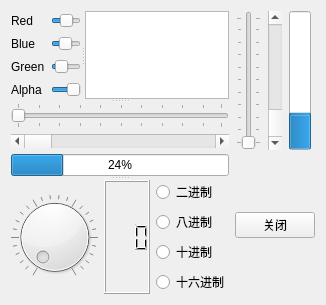
<?xml version="1.0" encoding="UTF-8"?>
<ui version="4.0">
 <class>Widget</class>
 <widget class="QWidget" name="Widget">
  <property name="geometry">
   <rect>
    <x>0</x>
    <y>0</y>
    <width>326</width>
    <height>305</height>
   </rect>
  </property>
  <property name="windowTitle">
   <string>Widget</string>
  </property>
  <layout class="QGridLayout" name="gridLayout_2">
   <item row="0" column="0" rowspan="2">
    <widget class="QSplitter" name="splitter_2">
     <property name="orientation">
      <enum>Qt::Vertical</enum>
     </property>
     <widget class="QSplitter" name="splitter">
      <property name="orientation">
       <enum>Qt::Horizontal</enum>
      </property>
      <widget class="QWidget" name="">
       <layout class="QGridLayout" name="gridLayout">
        <item row="3" column="1">
         <widget class="QSlider" name="horizontalSliderAlpha">
          <property name="value">
           <number>99</number>
          </property>
          <property name="orientation">
           <enum>Qt::Horizontal</enum>
          </property>
         </widget>
        </item>
        <item row="2" column="1">
         <widget class="QSlider" name="horizontalSliderGreen">
          <property name="value">
           <number>20</number>
          </property>
          <property name="orientation">
           <enum>Qt::Horizontal</enum>
          </property>
         </widget>
        </item>
        <item row="0" column="1">
         <widget class="QSlider" name="horizontalSliderRed">
          <property name="value">
           <number>55</number>
          </property>
          <property name="orientation">
           <enum>Qt::Horizontal</enum>
          </property>
          <property name="tickInterval">
           <number>0</number>
          </property>
         </widget>
        </item>
        <item row="1" column="0">
         <widget class="QLabel" name="Blue">
          <property name="text">
           <string>Blue</string>
          </property>
         </widget>
        </item>
        <item row="1" column="1">
         <widget class="QSlider" name="horizontalSliderBlue">
          <property name="value">
           <number>45</number>
          </property>
          <property name="orientation">
           <enum>Qt::Horizontal</enum>
          </property>
         </widget>
        </item>
        <item row="0" column="0">
         <widget class="QLabel" name="Red">
          <property name="text">
           <string>Red</string>
          </property>
         </widget>
        </item>
        <item row="2" column="0">
         <widget class="QLabel" name="Green">
          <property name="text">
           <string>Green</string>
          </property>
         </widget>
        </item>
        <item row="3" column="0">
         <widget class="QLabel" name="Alpha">
          <property name="text">
           <string>Alpha</string>
          </property>
         </widget>
        </item>
       </layout>
      </widget>
      <widget class="QTextEdit" name="textEdit">
       <property name="palette">
        <palette>
         <active>
          <colorrole role="Base">
           <brush brushstyle="SolidPattern">
            <color alpha="255">
             <red>255</red>
             <green>255</green>
             <blue>255</blue>
            </color>
           </brush>
          </colorrole>
          <colorrole role="AlternateBase">
           <brush brushstyle="SolidPattern">
            <color alpha="255">
             <red>146</red>
             <green>79</green>
             <blue>246</blue>
            </color>
           </brush>
          </colorrole>
         </active>
         <inactive>
          <colorrole role="Base">
           <brush brushstyle="SolidPattern">
            <color alpha="255">
             <red>255</red>
             <green>255</green>
             <blue>255</blue>
            </color>
           </brush>
          </colorrole>
          <colorrole role="AlternateBase">
           <brush brushstyle="SolidPattern">
            <color alpha="255">
             <red>146</red>
             <green>79</green>
             <blue>246</blue>
            </color>
           </brush>
          </colorrole>
         </inactive>
         <disabled>
          <colorrole role="Base">
           <brush brushstyle="SolidPattern">
            <color alpha="255">
             <red>240</red>
             <green>240</green>
             <blue>240</blue>
            </color>
           </brush>
          </colorrole>
          <colorrole role="AlternateBase">
           <brush brushstyle="SolidPattern">
            <color alpha="255">
             <red>146</red>
             <green>79</green>
             <blue>246</blue>
            </color>
           </brush>
          </colorrole>
         </disabled>
        </palette>
       </property>
      </widget>
     </widget>
     <widget class="QWidget" name="">
      <layout class="QGridLayout" name="gridLayout_3">
       <item row="3" column="0">
        <widget class="QProgressBar" name="progressBar">
         <property name="value">
          <number>24</number>
         </property>
        </widget>
       </item>
       <item row="1" column="0">
        <widget class="QScrollBar" name="horizontalScrollBar">
         <property name="orientation">
          <enum>Qt::Horizontal</enum>
         </property>
        </widget>
       </item>
       <item row="0" column="0">
        <widget class="QSlider" name="horizontalSliderSetBar">
         <property name="orientation">
          <enum>Qt::Horizontal</enum>
         </property>
         <property name="tickPosition">
          <enum>QSlider::TicksBothSides</enum>
         </property>
        </widget>
       </item>
      </layout>
     </widget>
     <widget class="QWidget" name="">
      <layout class="QGridLayout" name="gridLayout_6">
       <item row="0" column="1">
        <widget class="QLCDNumber" name="lcdNumber">
         <property name="lineWidth">
          <number>1</number>
         </property>
         <property name="digitCount">
          <number>3</number>
         </property>
        </widget>
       </item>
       <item row="0" column="2">
        <layout class="QGridLayout" name="gridLayout_5">
         <item row="0" column="0">
          <widget class="QRadioButton" name="radioButtonBin">
           <property name="text">
            <string>二进制</string>
           </property>
          </widget>
         </item>
         <item row="1" column="0">
          <widget class="QRadioButton" name="radioButtonOct">
           <property name="text">
            <string>八进制</string>
           </property>
          </widget>
         </item>
         <item row="2" column="0">
          <widget class="QRadioButton" name="radioButtonDec">
           <property name="text">
            <string>十进制</string>
           </property>
          </widget>
         </item>
         <item row="3" column="0">
          <widget class="QRadioButton" name="radioButtonHex">
           <property name="text">
            <string>十六进制</string>
           </property>
          </widget>
         </item>
        </layout>
       </item>
       <item row="0" column="0">
        <widget class="QDial" name="dial">
         <property name="orientation">
          <enum>Qt::Horizontal</enum>
         </property>
         <property name="wrapping">
          <bool>false</bool>
         </property>
         <property name="notchesVisible">
          <bool>true</bool>
         </property>
        </widget>
       </item>
      </layout>
     </widget>
    </widget>
   </item>
   <item row="0" column="1">
    <layout class="QGridLayout" name="gridLayout_4">
     <item row="0" column="1">
      <widget class="QScrollBar" name="verticalScrollBar">
       <property name="tracking">
        <bool>true</bool>
       </property>
       <property name="orientation">
        <enum>Qt::Vertical</enum>
       </property>
       <property name="invertedAppearance">
        <bool>true</bool>
       </property>
      </widget>
     </item>
     <item row="0" column="3">
      <widget class="QProgressBar" name="progressBar_2">
       <property name="layoutDirection">
        <enum>Qt::LeftToRight</enum>
       </property>
       <property name="value">
        <number>24</number>
       </property>
       <property name="textVisible">
        <bool>true</bool>
       </property>
       <property name="orientation">
        <enum>Qt::Vertical</enum>
       </property>
       <property name="invertedAppearance">
        <bool>false</bool>
       </property>
       <property name="textDirection">
        <enum>QProgressBar::TopToBottom</enum>
       </property>
      </widget>
     </item>
     <item row="0" column="0">
      <widget class="QSlider" name="verticalSlider">
       <property name="orientation">
        <enum>Qt::Vertical</enum>
       </property>
       <property name="tickPosition">
        <enum>QSlider::TicksBothSides</enum>
       </property>
      </widget>
     </item>
    </layout>
   </item>
   <item row="1" column="1">
    <layout class="QGridLayout" name="gridLayout_7">
     <item row="0" column="0">
      <spacer name="verticalSpacer">
       <property name="orientation">
        <enum>Qt::Vertical</enum>
       </property>
       <property name="sizeHint" stdset="0">
        <size>
         <width>20</width>
         <height>40</height>
        </size>
       </property>
      </spacer>
     </item>
     <item row="3" column="0">
      <spacer name="verticalSpacer_2">
       <property name="orientation">
        <enum>Qt::Vertical</enum>
       </property>
       <property name="sizeHint" stdset="0">
        <size>
         <width>20</width>
         <height>40</height>
        </size>
       </property>
      </spacer>
     </item>
     <item row="2" column="0">
      <widget class="QPushButton" name="btnClose">
       <property name="text">
        <string>关闭</string>
       </property>
       <property name="icon">
        <iconset>
         <normaloff>:/new/images/1610238979-87853820ef5e558-300x300.png</normaloff>:/new/images/1610238979-87853820ef5e558-300x300.png</iconset>
       </property>
      </widget>
     </item>
    </layout>
   </item>
  </layout>
 </widget>
 <resources/>
 <connections>
  <connection>
   <sender>btnClose</sender>
   <signal>clicked()</signal>
   <receiver>Widget</receiver>
   <slot>close()</slot>
   <hints>
    <hint type="sourcelabel">
     <x>486</x>
     <y>476</y>
    </hint>
    <hint type="destinationlabel">
     <x>282</x>
     <y>319</y>
    </hint>
   </hints>
  </connection>
 </connections>
</ui>
